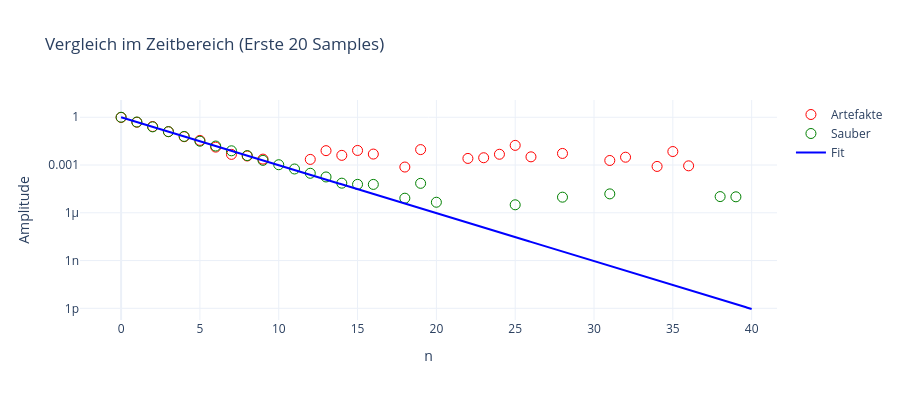

Notebook source saved alongside this figure:
### Markdown cell above
## Zeitbereich und Fit

### Code cell
N = 40
plot_type = "log"

# Rücktransformationen berechnen
y_wrong = np.real(np.fft.ifft(y_abs * np.exp(1j * y_phase))) * n_samples
y_clean = np.real(np.fft.ifft(y_abs_corr * np.exp(1j * y_phase_corr))) * n_samples


# fit_fun = lambda x, a, b: np.power(b, x) * a
def fit_fun(x, a, b):
    return np.power(b, x) * a


info = curve_fit(fit_fun, np.arange(10), y_clean[:10], full_output=True)
param = info[0]

# Kleineres Grid für Zeitbereich
fig_time = go.Figure()

# Plot 1: Falsch
fig_time.add_trace(
    go.Scatter(
        x=np.arange(N),
        y=y_wrong[:N],
        mode="markers",
        name="Artefakte",
        marker=dict(color="red", size=10, symbol="circle-open"),
    )
)

# Plot 2: Richtig
fig_time.add_trace(
    go.Scatter(
        x=np.arange(N),
        y=y_clean[:N],
        mode="markers",
        name="Sauber",
        marker=dict(color="green", size=10, symbol="circle-open"),
    )
)

# Plot 3: Fit
fig_time.add_trace(
    go.Scatter(
        x=np.linspace(0, N, N**2),
        y=fit_fun(np.linspace(0, N, N**2), *param),
        name="Fit",
        line=dict(color="blue", width=2),
    )
)

fig_time.update_layout(
    height=400,
    title_text="Vergleich im Zeitbereich (Erste 20 Samples)",
    template="plotly_white",
    hovermode="x unified",
)
fig_time.update_xaxes(title_text="n")
fig_time.update_yaxes(title_text="Amplitude", type=plot_type)

fig_time.show()

import json

# Werte Print
print("Gefilterte Werte (Start):", np.round(y_clean[:5], 3))
print("Param daten: ", param)
print("Info daten:", info[2])

### Figure 1 — Plotly figure (JSON) as saved in the notebook; plotly's stock layout.template omitted (floating-point values rounded to 4 significant figures; data arrays with more than 128 entries replaced by an {"elided": "..."} marker saying what was removed)
{"data": [{"marker": {"color": "red", "size": 10, "symbol": "circle-open"}, "mode": "markers", "name": "Artefakte", "type": "scatter", "x": [0, 1, 2, 3, 4, 5, 6, 7, 8, 9, 10, 11, 12, 13, 14, 15, 16, 17, 18, 19, 20, 21, 22, 23, 24, 25, 26, 27, 28, 29, 30, 31, 32, 33, 34, 35, 36, 37, 38, 39], "y": [0.9737, 0.4881, 0.2614, 0.124, 0.06014, 0.03507, 0.01332, 0.004656, 0.003688, 0.002347, -0.003744, -0.008174, 0.002254, 0.007974, 0.004049, 0.008221, 0.004875, -0.006569, 0.0007473, 0.009303, -0.00479, -0.01057, 0.002592, 0.002866, 0.004737, 0.01716, 0.003271, -0.009187, 0.005334, -0.0007266, -0.01254, 0.001929, 0.003093, -0.007087, 0.0008157, 0.007031, 0.00089, -0.006147, -0.008511, -0.003284]}, {"marker": {"color": "green", "size": 10, "symbol": "circle-open"}, "mode": "markers", "name": "Sauber", "type": "scatter", "x": [0, 1, 2, 3, 4, 5, 6, 7, 8, 9, 10, 11, 12, 13, 14, 15, 16, 17, 18, 19, 20, 21, 22, 23, 24, 25, 26, 27, 28, 29, 30, 31, 32, 33, 34, 35, 36, 37, 38, 39], "y": [1.0, 0.4999, 0.25, 0.1251, 0.06247, 0.03119, 0.01559, 0.007819, 0.003921, 0.001967, 0.001043, 0.000563, 0.0003035, 0.000178, 7.253e-05, 6.1e-05, 6.063e-05, -2.225e-05, 8.255e-06, 7.084e-05, 4.602e-06, -3.851e-05, -4.098e-05, -4.725e-05, -7.455e-06, 3.179e-06, -2.693e-05, -9.283e-06, 9.575e-06, -2.595e-05, -2.708e-05, 1.541e-05, -2.888e-05, -9.23e-05, -6.671e-05, -6.889e-05, -7.234e-05, -4.683e-06, 1.042e-05, 1.008e-05]}, {"line": {"color": "blue", "width": 2}, "name": "Fit", "type": "scatter", "x": {"elided": "1600 float values"}, "y": {"elided": "1600 float values"}}], "layout": {"height": 400, "hovermode": "x unified", "title": {"text": "Vergleich im Zeitbereich (Erste 20 Samples)"}, "xaxis": {"title": {"text": "n"}}, "yaxis": {"title": {"text": "Amplitude"}, "type": "log"}}}
